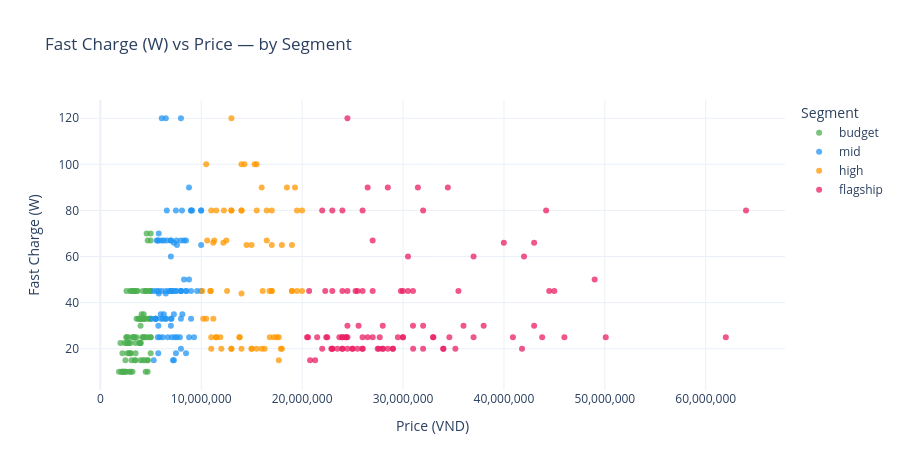

The notebook cell this image was saved under:
### Code cell
# Plotly: scatter — fast charge watt vs price, colored by segment
# Useful to see if fast charge correlates with price tier
charge_df = smartphone_df.dropna(subset=["fast_charge_w"]).copy()

fig = px.scatter(
    charge_df,
    x="price_vnd",
    y="fast_charge_w",
    color="price_segment",
    category_orders={"price_segment": SEGMENT_ORDER},
    color_discrete_map=SEGMENT_COLORS,
    hover_data={"product_name": True, "brand": True},
    title="Fast Charge (W) vs Price — by Segment",
    labels={
        "price_vnd"    : "Price (VND)",
        "fast_charge_w": "Fast Charge (W)",
        "price_segment": "Segment",
    },
    opacity=0.75,
)
fig.update_xaxes(tickformat=",")
fig.update_layout(height=470)
fig.show()
